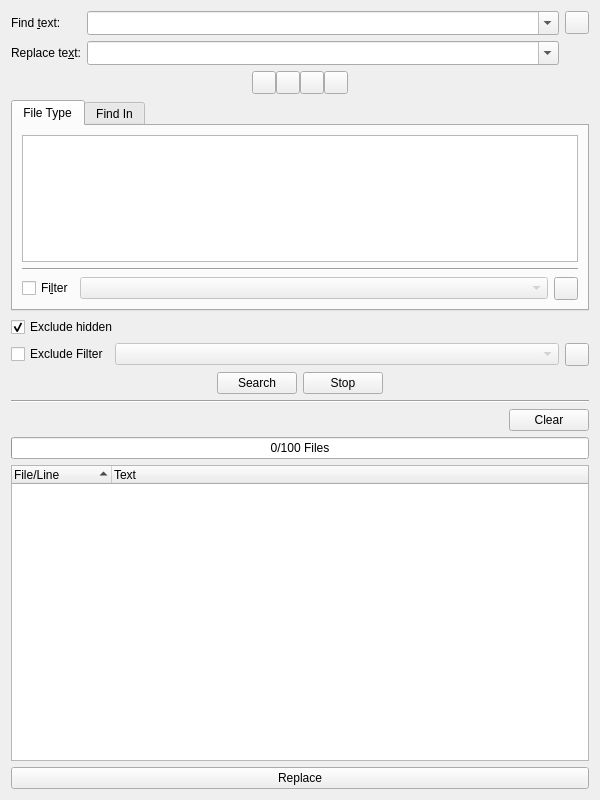
<?xml version="1.0" encoding="UTF-8"?>
<ui version="4.0">
 <class>FindFileWidget</class>
 <widget class="QWidget" name="FindFileWidget">
  <property name="geometry">
   <rect>
    <x>0</x>
    <y>0</y>
    <width>600</width>
    <height>800</height>
   </rect>
  </property>
  <layout class="QVBoxLayout" name="verticalLayout">
   <item>
    <layout class="QGridLayout" name="gridLayout_3">
     <item row="0" column="0">
      <widget class="QLabel" name="TextLabel1">
       <property name="text">
        <string>Find &amp;text:</string>
       </property>
       <property name="buddy">
        <cstring>findtextCombo</cstring>
       </property>
      </widget>
     </item>
     <item row="0" column="1">
      <widget class="QComboBox" name="findtextCombo">
       <property name="sizePolicy">
        <sizepolicy hsizetype="Expanding" vsizetype="Fixed">
         <horstretch>0</horstretch>
         <verstretch>0</verstretch>
        </sizepolicy>
       </property>
       <property name="toolTip">
        <string>Enter the search text or regular expression</string>
       </property>
       <property name="editable">
        <bool>true</bool>
       </property>
       <property name="insertPolicy">
        <enum>QComboBox::InsertPolicy::InsertAtTop</enum>
       </property>
       <property name="sizeAdjustPolicy">
        <enum>QComboBox::SizeAdjustPolicy::AdjustToMinimumContentsLengthWithIcon</enum>
       </property>
       <property name="duplicatesEnabled">
        <bool>false</bool>
       </property>
      </widget>
     </item>
     <item row="0" column="2">
      <widget class="QToolButton" name="modeToggleButton">
       <property name="toolTip">
        <string>Press to toggle the mode between find and replace mode</string>
       </property>
      </widget>
     </item>
     <item row="1" column="0">
      <widget class="QLabel" name="replaceLabel">
       <property name="text">
        <string>Replace te&amp;xt:</string>
       </property>
       <property name="buddy">
        <cstring>findtextCombo</cstring>
       </property>
      </widget>
     </item>
     <item row="1" column="1">
      <widget class="QComboBox" name="replacetextCombo">
       <property name="sizePolicy">
        <sizepolicy hsizetype="Expanding" vsizetype="Fixed">
         <horstretch>0</horstretch>
         <verstretch>0</verstretch>
        </sizepolicy>
       </property>
       <property name="toolTip">
        <string>Enter the replacement text or regular expression</string>
       </property>
       <property name="editable">
        <bool>true</bool>
       </property>
       <property name="insertPolicy">
        <enum>QComboBox::InsertPolicy::InsertAtTop</enum>
       </property>
       <property name="sizeAdjustPolicy">
        <enum>QComboBox::SizeAdjustPolicy::AdjustToMinimumContentsLengthWithIcon</enum>
       </property>
       <property name="duplicatesEnabled">
        <bool>false</bool>
       </property>
      </widget>
     </item>
    </layout>
   </item>
   <item>
    <layout class="QHBoxLayout" name="horizontalLayout_2">
     <property name="spacing">
      <number>0</number>
     </property>
     <item>
      <spacer name="horizontalSpacer_3">
       <property name="orientation">
        <enum>Qt::Orientation::Horizontal</enum>
       </property>
       <property name="sizeHint" stdset="0">
        <size>
         <width>40</width>
         <height>20</height>
        </size>
       </property>
      </spacer>
     </item>
     <item>
      <widget class="QToolButton" name="caseToolButton">
       <property name="toolTip">
        <string>Select to match case sensitive</string>
       </property>
       <property name="checkable">
        <bool>true</bool>
       </property>
      </widget>
     </item>
     <item>
      <widget class="QToolButton" name="wordToolButton">
       <property name="toolTip">
        <string>Select to match whole words only</string>
       </property>
       <property name="checkable">
        <bool>true</bool>
       </property>
      </widget>
     </item>
     <item>
      <widget class="QToolButton" name="escapeToolButton">
       <property name="toolTip">
        <string>Select if the search or replace text contains escape codes</string>
       </property>
       <property name="checkable">
        <bool>true</bool>
       </property>
      </widget>
     </item>
     <item>
      <widget class="QToolButton" name="regexpToolButton">
       <property name="toolTip">
        <string>Select if the searchtext is a regular expression</string>
       </property>
       <property name="checkable">
        <bool>true</bool>
       </property>
      </widget>
     </item>
     <item>
      <spacer name="horizontalSpacer_4">
       <property name="orientation">
        <enum>Qt::Orientation::Horizontal</enum>
       </property>
       <property name="sizeHint" stdset="0">
        <size>
         <width>40</width>
         <height>20</height>
        </size>
       </property>
      </spacer>
     </item>
    </layout>
   </item>
   <item>
    <widget class="QTabWidget" name="fileOptionsWidget">
     <property name="sizePolicy">
      <sizepolicy hsizetype="Expanding" vsizetype="Expanding">
       <horstretch>0</horstretch>
       <verstretch>1</verstretch>
      </sizepolicy>
     </property>
     <property name="currentIndex">
      <number>0</number>
     </property>
     <widget class="QWidget" name="fileTypeTab">
      <attribute name="title">
       <string>File Type</string>
      </attribute>
      <layout class="QVBoxLayout" name="verticalLayout_3">
       <item>
        <widget class="QListWidget" name="fileTypeList">
         <property name="minimumSize">
          <size>
           <width>0</width>
           <height>125</height>
          </size>
         </property>
         <property name="toolTip">
          <string>Select the file types to search in</string>
         </property>
         <property name="alternatingRowColors">
          <bool>true</bool>
         </property>
         <property name="selectionMode">
          <enum>QAbstractItemView::SelectionMode::NoSelection</enum>
         </property>
         <property name="sortingEnabled">
          <bool>true</bool>
         </property>
        </widget>
       </item>
       <item>
        <widget class="Line" name="line">
         <property name="orientation">
          <enum>Qt::Orientation::Horizontal</enum>
         </property>
        </widget>
       </item>
       <item>
        <layout class="QHBoxLayout" name="horizontalLayout">
         <item>
          <widget class="QCheckBox" name="filterCheckBox">
           <property name="toolTip">
            <string>Select to filter the files by a given filename pattern</string>
           </property>
           <property name="text">
            <string>Fi&amp;lter</string>
           </property>
          </widget>
         </item>
         <item>
          <widget class="QComboBox" name="filterComboBox">
           <property name="enabled">
            <bool>false</bool>
           </property>
           <property name="sizePolicy">
            <sizepolicy hsizetype="Expanding" vsizetype="Fixed">
             <horstretch>0</horstretch>
             <verstretch>0</verstretch>
            </sizepolicy>
           </property>
           <property name="toolTip">
            <string>Select the file filter to apply.</string>
           </property>
          </widget>
         </item>
         <item>
          <widget class="QToolButton" name="filtersConfigButton">
           <property name="toolTip">
            <string>Press to open a dialog to edit the list of defined filters.</string>
           </property>
          </widget>
         </item>
        </layout>
       </item>
      </layout>
     </widget>
     <widget class="QWidget" name="findInTab">
      <attribute name="title">
       <string>Find In</string>
      </attribute>
      <layout class="QVBoxLayout" name="verticalLayout_2">
       <item>
        <widget class="QRadioButton" name="projectButton">
         <property name="toolTip">
          <string>Search in files of the current project</string>
         </property>
         <property name="text">
          <string>&amp;Project</string>
         </property>
         <property name="checked">
          <bool>true</bool>
         </property>
        </widget>
       </item>
       <item>
        <widget class="QRadioButton" name="dirButton">
         <property name="toolTip">
          <string>Search in files of a directory tree to be entered below</string>
         </property>
         <property name="text">
          <string>&amp;Directory tree</string>
         </property>
        </widget>
       </item>
       <item>
        <widget class="EricComboPathPicker" name="dirPicker" native="true">
         <property name="enabled">
          <bool>false</bool>
         </property>
         <property name="sizePolicy">
          <sizepolicy hsizetype="Expanding" vsizetype="Preferred">
           <horstretch>0</horstretch>
           <verstretch>0</verstretch>
          </sizepolicy>
         </property>
         <property name="focusPolicy">
          <enum>Qt::FocusPolicy::WheelFocus</enum>
         </property>
         <property name="toolTip">
          <string>Enter the directory to search in</string>
         </property>
        </widget>
       </item>
       <item>
        <widget class="QRadioButton" name="openFilesButton">
         <property name="toolTip">
          <string>Search in open files only </string>
         </property>
         <property name="text">
          <string>&amp;Open files only</string>
         </property>
        </widget>
       </item>
       <item>
        <spacer name="verticalSpacer">
         <property name="orientation">
          <enum>Qt::Orientation::Vertical</enum>
         </property>
         <property name="sizeHint" stdset="0">
          <size>
           <width>20</width>
           <height>20</height>
          </size>
         </property>
        </spacer>
       </item>
      </layout>
     </widget>
    </widget>
   </item>
   <item>
    <widget class="QCheckBox" name="excludeHiddenCheckBox">
     <property name="toolTip">
      <string>Select to exclude hidden files and directories when searching a directory tree.</string>
     </property>
     <property name="text">
      <string>Exclude hidden</string>
     </property>
     <property name="checked">
      <bool>true</bool>
     </property>
    </widget>
   </item>
   <item>
    <layout class="QHBoxLayout" name="horizontalLayout_5">
     <item>
      <widget class="QCheckBox" name="excludeFilterCheckBox">
       <property name="toolTip">
        <string>Select to exclude files by a given filename pattern</string>
       </property>
       <property name="text">
        <string>Exclude Filter</string>
       </property>
      </widget>
     </item>
     <item>
      <widget class="QComboBox" name="excludeFilterComboBox">
       <property name="enabled">
        <bool>false</bool>
       </property>
       <property name="sizePolicy">
        <sizepolicy hsizetype="Expanding" vsizetype="Fixed">
         <horstretch>0</horstretch>
         <verstretch>0</verstretch>
        </sizepolicy>
       </property>
       <property name="toolTip">
        <string>Select the exclude file filter to apply.</string>
       </property>
      </widget>
     </item>
     <item>
      <widget class="QToolButton" name="excludeFiltersConfigButton">
       <property name="toolTip">
        <string>Press to open a dialog to edit the list of defined filters.</string>
       </property>
      </widget>
     </item>
    </layout>
   </item>
   <item>
    <layout class="QHBoxLayout" name="horizontalLayout_3">
     <item>
      <spacer name="horizontalSpacer_2">
       <property name="orientation">
        <enum>Qt::Orientation::Horizontal</enum>
       </property>
       <property name="sizeHint" stdset="0">
        <size>
         <width>40</width>
         <height>20</height>
        </size>
       </property>
      </spacer>
     </item>
     <item>
      <widget class="QPushButton" name="findButton">
       <property name="toolTip">
        <string>Press to start the search process</string>
       </property>
       <property name="text">
        <string>Search</string>
       </property>
      </widget>
     </item>
     <item>
      <widget class="QPushButton" name="stopButton">
       <property name="toolTip">
        <string>Press to stop the current search process</string>
       </property>
       <property name="text">
        <string>Stop</string>
       </property>
      </widget>
     </item>
     <item>
      <spacer name="horizontalSpacer">
       <property name="orientation">
        <enum>Qt::Orientation::Horizontal</enum>
       </property>
       <property name="sizeHint" stdset="0">
        <size>
         <width>40</width>
         <height>20</height>
        </size>
       </property>
      </spacer>
     </item>
    </layout>
   </item>
   <item>
    <widget class="Line" name="line_2">
     <property name="orientation">
      <enum>Qt::Orientation::Horizontal</enum>
     </property>
    </widget>
   </item>
   <item>
    <layout class="QHBoxLayout" name="horizontalLayout_4">
     <item>
      <widget class="EricSqueezeLabelPath" name="findProgressLabel">
       <property name="sizePolicy">
        <sizepolicy hsizetype="Expanding" vsizetype="Preferred">
         <horstretch>0</horstretch>
         <verstretch>0</verstretch>
        </sizepolicy>
       </property>
       <property name="text">
        <string/>
       </property>
      </widget>
     </item>
     <item>
      <widget class="QPushButton" name="clearButton">
       <property name="toolTip">
        <string>Press to clear the search results</string>
       </property>
       <property name="text">
        <string>Clear</string>
       </property>
      </widget>
     </item>
    </layout>
   </item>
   <item>
    <widget class="QProgressBar" name="findProgress">
     <property name="toolTip">
      <string>Shows the progress of the search action</string>
     </property>
     <property name="value">
      <number>0</number>
     </property>
     <property name="orientation">
      <enum>Qt::Orientation::Horizontal</enum>
     </property>
     <property name="format">
      <string>%v/%m Files</string>
     </property>
    </widget>
   </item>
   <item>
    <widget class="QTreeWidget" name="findList">
     <property name="sizePolicy">
      <sizepolicy hsizetype="Expanding" vsizetype="Expanding">
       <horstretch>0</horstretch>
       <verstretch>5</verstretch>
      </sizepolicy>
     </property>
     <property name="alternatingRowColors">
      <bool>true</bool>
     </property>
     <property name="sortingEnabled">
      <bool>true</bool>
     </property>
     <property name="columnCount">
      <number>2</number>
     </property>
     <column>
      <property name="text">
       <string>File/Line</string>
      </property>
     </column>
     <column>
      <property name="text">
       <string>Text</string>
      </property>
     </column>
    </widget>
   </item>
   <item>
    <widget class="QPushButton" name="replaceButton">
     <property name="toolTip">
      <string>Press to apply the selected replacements</string>
     </property>
     <property name="text">
      <string>Replace</string>
     </property>
    </widget>
   </item>
  </layout>
 </widget>
 <customwidgets>
  <customwidget>
   <class>EricSqueezeLabelPath</class>
   <extends>QLabel</extends>
   <header>eric7/EricWidgets/EricSqueezeLabels.h</header>
  </customwidget>
  <customwidget>
   <class>EricComboPathPicker</class>
   <extends>QWidget</extends>
   <header>eric7/EricWidgets/EricPathPicker.h</header>
   <container>1</container>
  </customwidget>
 </customwidgets>
 <tabstops>
  <tabstop>findtextCombo</tabstop>
  <tabstop>modeToggleButton</tabstop>
  <tabstop>replacetextCombo</tabstop>
  <tabstop>caseToolButton</tabstop>
  <tabstop>wordToolButton</tabstop>
  <tabstop>escapeToolButton</tabstop>
  <tabstop>regexpToolButton</tabstop>
  <tabstop>fileOptionsWidget</tabstop>
  <tabstop>fileTypeList</tabstop>
  <tabstop>filterCheckBox</tabstop>
  <tabstop>filterComboBox</tabstop>
  <tabstop>filtersConfigButton</tabstop>
  <tabstop>projectButton</tabstop>
  <tabstop>dirButton</tabstop>
  <tabstop>dirPicker</tabstop>
  <tabstop>openFilesButton</tabstop>
  <tabstop>excludeHiddenCheckBox</tabstop>
  <tabstop>excludeFilterCheckBox</tabstop>
  <tabstop>excludeFilterComboBox</tabstop>
  <tabstop>excludeFiltersConfigButton</tabstop>
  <tabstop>findButton</tabstop>
  <tabstop>stopButton</tabstop>
  <tabstop>clearButton</tabstop>
  <tabstop>findList</tabstop>
  <tabstop>replaceButton</tabstop>
 </tabstops>
 <resources/>
 <connections>
  <connection>
   <sender>dirButton</sender>
   <signal>toggled(bool)</signal>
   <receiver>dirPicker</receiver>
   <slot>setEnabled(bool)</slot>
   <hints>
    <hint type="sourcelabel">
     <x>92</x>
     <y>185</y>
    </hint>
    <hint type="destinationlabel">
     <x>101</x>
     <y>209</y>
    </hint>
   </hints>
  </connection>
  <connection>
   <sender>filterCheckBox</sender>
   <signal>toggled(bool)</signal>
   <receiver>filterComboBox</receiver>
   <slot>setEnabled(bool)</slot>
   <hints>
    <hint type="sourcelabel">
     <x>35</x>
     <y>299</y>
    </hint>
    <hint type="destinationlabel">
     <x>111</x>
     <y>298</y>
    </hint>
   </hints>
  </connection>
  <connection>
   <sender>excludeFilterCheckBox</sender>
   <signal>toggled(bool)</signal>
   <receiver>excludeFilterComboBox</receiver>
   <slot>setEnabled(bool)</slot>
   <hints>
    <hint type="sourcelabel">
     <x>61</x>
     <y>376</y>
    </hint>
    <hint type="destinationlabel">
     <x>150</x>
     <y>372</y>
    </hint>
   </hints>
  </connection>
 </connections>
</ui>
